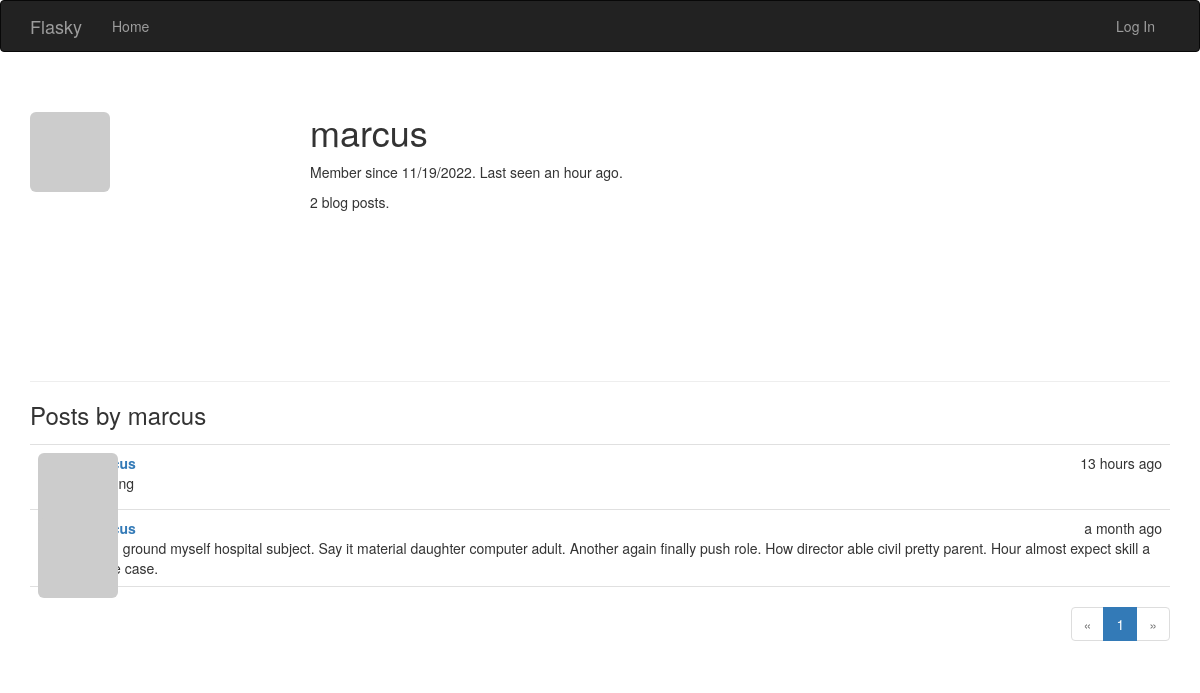
The page /user/marcus on the database as committed earlier.
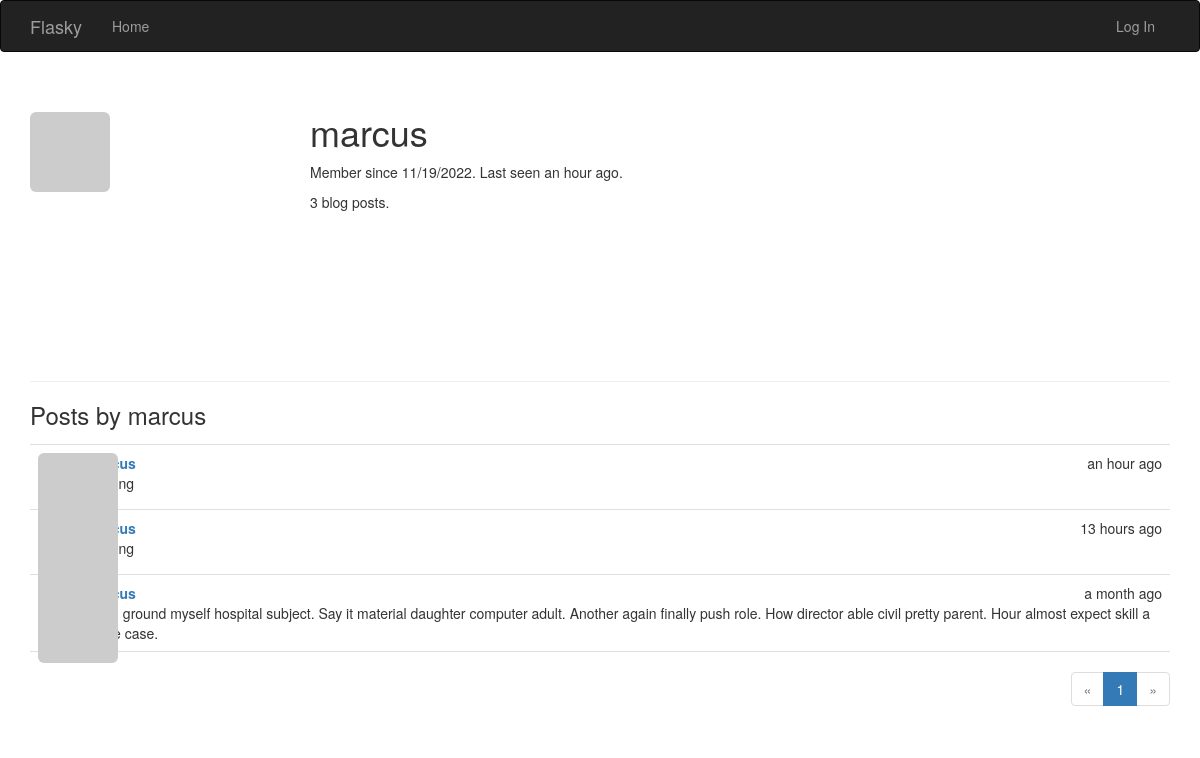
The same page on the database as committed later.
### app/models.py (models this page shows, shortened)
class User(UserMixin, db.Model):
    __tablename__ = 'users'
    id = db.Column(db.Integer, primary_key=True)
    email = db.Column(db.String(64), unique=True, index=True)
    username = db.Column(db.String(64), unique=True, index=True)
    role_id = db.Column(db.Integer, db.ForeignKey('roles.id'))
    password_hash = db.Column(db.String(128))
    confirmed = db.Column(db.Boolean, default=False)
    name = db.Column(db.String(64))
    location = db.Column(db.String(64))
    about_me = db.Column(db.Text())
    member_since = db.Column(db.DateTime(), default=datetime.utcnow)
    last_seen = db.Column(db.DateTime(), default=datetime.utcnow)
    avatar_hash = db.Column(db.String(32))
    posts = db.relationship('Post', backref='author', lazy='dynamic')
    @property
    def password(self):
        raise AttributeError('password is not a readable attribute')
    def gravatar(self, size=100, default='identicon', rating='g'):
        url = 'https://secure.gravatar.com/avatar'
        hash = self.avatar_hash or self.gravatar_hash()
        return '{url}/{hash}?s={size}&d={default}&r={rating}'.format(
            url=url, hash=hash, size=size, default=default, rating=rating)

class Post(db.Model):
    __tablename__ = 'posts'
    id = db.Column(db.Integer, primary_key=True)
    body = db.Column(db.Text)
    timestamp = db.Column(db.DateTime, index=True, default=datetime.utcnow)
    author_id = db.Column(db.Integer, db.ForeignKey('users.id'))

### app/main/views.py (the view)
@main.route('/user/<username>')
def user(username):
    user = User.query.filter_by(username=username).first_or_404()
    page = request.args.get('page', 1, type=int)
    pagination = user.posts.order_by(Post.timestamp.desc()).paginate(page=page,
                                                                     per_page=current_app.config[
                                                                         'FLASKY_POSTS_PER_PAGE'], error_out=False)
    posts = pagination.items
    return render_template('user.html', user=user, posts=posts, pagination=pagination)

### app/auth/views.py (called while the page is built)
@auth.before_app_request
def before_request():
    if current_user.is_authenticated:
        current_user.ping()
        if not current_user.confirmed \
                and request.endpoint \
                and request.blueprint != 'auth' \
                and request.endpoint != 'static':
            return redirect(url_for('auth.unconfirmed'))

### app/main/__init__.py (called while the page is built)
@main.app_context_processor
def inject_permissions():
    return dict(Permission=Permission)

### app/models.py (called while the page is built)
    def is_administrator(self):
        return False

### app/templates/user.html (shortened to what this page needs)
{% extends "base.html" %}
{% import "_macros.html" as macros %}
{% block page_content %}
<div class="page-header">
    <img class="img-rounded profile-thumbnail" src="{{ user.gravatar(size=256) }}">
    <div class="profile-header">
        <h1>{{ user.username }}</h1>
        <p>Member since {{ moment(user.member_since).format('L') }}. Last seen {{ moment(user.last_seen).fromNow() }}.</p>
        <p>{{ user.posts.count() }} blog posts.</p>
    </div>
</div>
<h3>Posts by {{ user.username }}</h3>
{% include '_posts.html' %}
{% if pagination %}
<div class="pagination">
    {{ macros.pagination_widget(pagination, '.user', username=user.username) }}
</div>
{% endif %}
{% endblock %}

### app/templates/base.html (shortened to what this page needs)
{% extends "bootstrap/base.html" %}
{% block head %}
{{ super() }}
<link rel="stylesheet" type="text/css" href="{{ url_for('static', filename='styles.css') }}">
{% endblock %}
{% block navbar %}
<div class="navbar navbar-inverse" role="navigation">
    <div class="container">
        <div class="navbar-header">
            <a class="navbar-brand" href="{{ url_for('main.index') }}">Flasky</a>
        </div>
        <div class="navbar-collapse collapse">
            <ul class="nav navbar-nav">
                <li><a href="{{ url_for('main.index') }}">Home</a></li>
            </ul>
            <ul class="nav navbar-nav navbar-right">
                {% if current_user.is_authenticated %}
                <li class="dropdown">
                    <a href="#" class="dropdown-toggle" data-toggle="dropdown">
                        <img src="{{ current_user.gravatar(size=18) }}">
                        Account <b class="caret"></b>
                    </a>
                    <ul class="dropdown-menu">
                        <li><a href="{{ url_for('auth.change_password') }}">Change Password</a></li>
                        <li><a href="{{ url_for('auth.change_email_request') }}">Change Email</a></li>
                        <li><a href="{{ url_for('auth.logout') }}">Log Out</a></li>
                    </ul>
                </li>
                {% else %}
                <li><a href="{{ url_for('auth.login') }}">Log In</a></li>
                {% endif %}
            </ul>
        </div>
    </div>
</div>
{% endblock %}
{% block content %}
<div class="container">
    {% block page_content %}{% endblock %}
</div>
{% endblock %}

### app/templates/_macros.html
{% macro pagination_widget(pagination, endpoint) %}
<ul class="pagination">
    <li{% if not pagination.has_prev %} class="disabled"{% endif %}>
        <a href="{% if pagination.has_prev %}{{ url_for(endpoint, page=pagination.prev_num, **kwargs) }}{% else %}#{% endif %}">
            &laquo;
        </a>
    </li>
    {% for p in pagination.iter_pages() %}
        {% if p %}
            {% if p == pagination.page %}
            <li class="active">
                <a href="{{ url_for(endpoint, page = p, **kwargs) }}">{{ p }}</a>
            </li>
            {% else %}
            <li>
                <a href="{{ url_for(endpoint, page = p, **kwargs) }}">{{ p }}</a>
            </li>
            {% endif %}
        {% else %}
        <li class="disabled"><a href="#">&hellip;</a></li>
        {% endif %}
    {% endfor %}
    <li{% if not pagination.has_next %} class="disabled"{% endif %}>
        <a href="{% if pagination.has_next %}{{ url_for(endpoint, page=pagination.next_num, **kwargs) }}{% else %}#{% endif %}">
            &raquo;
        </a>
    </li>
</ul>
{% endmacro %}

### app/templates/_posts.html
<ul class="posts">
    {% for post in posts %}
    <li class="post">
        <div class="post-thumbnail">
            <a href="{{ url_for('.user', username=post.author.username) }}">
                <img class="img-rounded profile-thumbnail" src="{{ post.author.gravatar(size=40) }}">
            </a>
        </div>
        <div class="post-content">
            <div class="post-date">{{ moment(post.timestamp).fromNow() }}</div>
            <div class="post-author"><a href="{{ url_for('.user', username=post.author.username) }}">{{ post.author.username }}</a></div>
            <div class="post-body">{{ post.body }}</div>
        </div>
    </li>
    {% endfor %}
</ul>

### app/static/styles.css (style rules this page uses)
.profile-thumbnail { position: absolute; }
.profile-header { min-height: 260px; margin-left: 280px; }
ul.posts { list-style-type: none; padding: 0px; margin: 16px 0px 0px 0px; border-top: 1px solid #e0e0e0; }
ul.posts li.post { padding: 8px; border-bottom: 1px solid #e0e0e0; }
div.post-date { float: right; }
div.post-author { font-weight: bold; }
div.post-thumbnail { position: absolute; }
div.post-content { margin-left: 48px; min-height: 48px; }
div.pagination { width: 100%; text-align: right; padding: 0px; margin: 0px; }

Rows that differ between the two databases and show on the page:
added Post: timestamp "an hour ago"
Other text that changed with them:
{{ user.posts.count() }}: "2" → "3"
